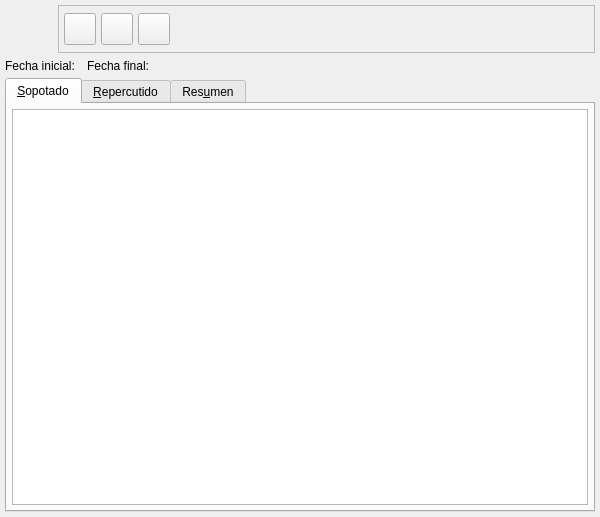
<?xml version="1.0" encoding="UTF-8"?>
<ui version="4.0">
 <class>ListRegistroIvaBase</class>
 <widget class="QWidget" name="ListRegistroIvaBase">
  <property name="geometry">
   <rect>
    <x>0</x>
    <y>0</y>
    <width>600</width>
    <height>517</height>
   </rect>
  </property>
  <property name="windowTitle">
   <string>Listados de IVA</string>
  </property>
  <property name="windowIcon">
   <iconset resource="../../../bulmages.qrc">
    <normaloff>:/Images/vat-list.png</normaloff>:/Images/vat-list.png</iconset>
  </property>
  <layout class="QVBoxLayout">
   <property name="spacing">
    <number>2</number>
   </property>
   <property name="margin">
    <number>5</number>
   </property>
   <item>
    <layout class="QHBoxLayout">
     <property name="spacing">
      <number>5</number>
     </property>
     <property name="margin">
      <number>0</number>
     </property>
     <item>
      <widget class="QLabel" name="label">
       <property name="sizePolicy">
        <sizepolicy hsizetype="Fixed" vsizetype="Fixed">
         <horstretch>48</horstretch>
         <verstretch>48</verstretch>
        </sizepolicy>
       </property>
       <property name="minimumSize">
        <size>
         <width>48</width>
         <height>48</height>
        </size>
       </property>
       <property name="text">
        <string/>
       </property>
       <property name="pixmap">
        <pixmap resource="../../../bulmages.qrc">:/Images/vat-list.png</pixmap>
       </property>
       <property name="scaledContents">
        <bool>true</bool>
       </property>
      </widget>
     </item>
     <item>
      <widget class="QFrame" name="frame">
       <property name="minimumSize">
        <size>
         <width>32</width>
         <height>32</height>
        </size>
       </property>
       <property name="frameShape">
        <enum>QFrame::StyledPanel</enum>
       </property>
       <property name="frameShadow">
        <enum>QFrame::Raised</enum>
       </property>
       <layout class="QHBoxLayout" stretch="0,0,0,0">
        <property name="spacing">
         <number>5</number>
        </property>
        <property name="margin">
         <number>5</number>
        </property>
        <item>
         <widget class="QToolButton" name="mui_crear">
          <property name="minimumSize">
           <size>
            <width>32</width>
            <height>32</height>
           </size>
          </property>
          <property name="maximumSize">
           <size>
            <width>32</width>
            <height>32</height>
           </size>
          </property>
          <property name="text">
           <string/>
          </property>
          <property name="icon">
           <iconset resource="../../../bulmages.qrc">
            <normaloff>:/Images/document-new.png</normaloff>:/Images/document-new.png</iconset>
          </property>
          <property name="iconSize">
           <size>
            <width>22</width>
            <height>22</height>
           </size>
          </property>
         </widget>
        </item>
        <item>
         <widget class="QToolButton" name="mui_borrar">
          <property name="minimumSize">
           <size>
            <width>32</width>
            <height>32</height>
           </size>
          </property>
          <property name="maximumSize">
           <size>
            <width>32</width>
            <height>32</height>
           </size>
          </property>
          <property name="text">
           <string/>
          </property>
          <property name="icon">
           <iconset resource="../../../bulmages.qrc">
            <normaloff>:/Images/edit-delete.png</normaloff>:/Images/edit-delete.png</iconset>
          </property>
          <property name="iconSize">
           <size>
            <width>32</width>
            <height>32</height>
           </size>
          </property>
         </widget>
        </item>
        <item>
         <widget class="QToolButton" name="mui_actualizar">
          <property name="sizePolicy">
           <sizepolicy hsizetype="Fixed" vsizetype="Fixed">
            <horstretch>0</horstretch>
            <verstretch>0</verstretch>
           </sizepolicy>
          </property>
          <property name="minimumSize">
           <size>
            <width>32</width>
            <height>32</height>
           </size>
          </property>
          <property name="maximumSize">
           <size>
            <width>32</width>
            <height>32</height>
           </size>
          </property>
          <property name="text">
           <string/>
          </property>
          <property name="icon">
           <iconset resource="../../../bulmages.qrc">
            <normaloff>:/Images/view-refresh.png</normaloff>:/Images/view-refresh.png</iconset>
          </property>
          <property name="iconSize">
           <size>
            <width>22</width>
            <height>22</height>
           </size>
          </property>
         </widget>
        </item>
        <item>
         <spacer>
          <property name="orientation">
           <enum>Qt::Horizontal</enum>
          </property>
          <property name="sizeType">
           <enum>QSizePolicy::Expanding</enum>
          </property>
          <property name="sizeHint" stdset="0">
           <size>
            <width>435</width>
            <height>29</height>
           </size>
          </property>
         </spacer>
        </item>
       </layout>
      </widget>
     </item>
    </layout>
   </item>
   <item>
    <layout class="QHBoxLayout">
     <property name="spacing">
      <number>6</number>
     </property>
     <property name="margin">
      <number>0</number>
     </property>
     <item>
      <widget class="QLabel" name="textLabel1_2_2">
       <property name="text">
        <string>Fecha inicial:</string>
       </property>
      </widget>
     </item>
     <item>
      <widget class="BlDateSearch" name="finicial"/>
     </item>
     <item>
      <widget class="QLabel" name="textLabel1_4">
       <property name="text">
        <string>Fecha final:</string>
       </property>
      </widget>
     </item>
     <item>
      <widget class="BlDateSearch" name="ffinal"/>
     </item>
     <item>
      <spacer>
       <property name="orientation">
        <enum>Qt::Horizontal</enum>
       </property>
       <property name="sizeType">
        <enum>QSizePolicy::Expanding</enum>
       </property>
       <property name="sizeHint" stdset="0">
        <size>
         <width>71</width>
         <height>21</height>
        </size>
       </property>
      </spacer>
     </item>
    </layout>
   </item>
   <item>
    <widget class="QTabWidget" name="TabWidget2">
     <widget class="QWidget" name="tab1">
      <attribute name="title">
       <string>&amp;Sopotado</string>
      </attribute>
      <layout class="QVBoxLayout">
       <property name="spacing">
        <number>5</number>
       </property>
       <property name="margin">
        <number>5</number>
       </property>
       <item>
        <widget class="BcSubForm" name="mui_tablasoportado"/>
       </item>
      </layout>
     </widget>
     <widget class="QWidget" name="tab2">
      <attribute name="title">
       <string>&amp;Repercutido</string>
      </attribute>
      <layout class="QVBoxLayout">
       <property name="spacing">
        <number>5</number>
       </property>
       <property name="margin">
        <number>5</number>
       </property>
       <item>
        <widget class="BcSubForm" name="mui_tablarepercutido"/>
       </item>
      </layout>
     </widget>
     <widget class="QWidget" name="tab3">
      <attribute name="title">
       <string>Res&amp;umen</string>
      </attribute>
      <layout class="QVBoxLayout">
       <property name="spacing">
        <number>5</number>
       </property>
       <property name="margin">
        <number>5</number>
       </property>
       <item>
        <widget class="QGroupBox" name="groupBox_2">
         <property name="title">
          <string>IVA soportado:</string>
         </property>
         <layout class="QVBoxLayout">
          <property name="spacing">
           <number>5</number>
          </property>
          <property name="margin">
           <number>5</number>
          </property>
          <item>
           <widget class="BcSubForm" name="mui_totalSoportado"/>
          </item>
          <item>
           <layout class="QHBoxLayout">
            <property name="spacing">
             <number>6</number>
            </property>
            <property name="margin">
             <number>0</number>
            </property>
            <item>
             <widget class="QLabel" name="textLabel1_3_3">
              <property name="minimumSize">
               <size>
                <width>120</width>
                <height>0</height>
               </size>
              </property>
              <property name="text">
               <string>IVA:</string>
              </property>
              <property name="alignment">
               <set>Qt::AlignRight|Qt::AlignTrailing|Qt::AlignVCenter</set>
              </property>
             </widget>
            </item>
            <item>
             <widget class="QLineEdit" name="m_ivar">
              <property name="sizePolicy">
               <sizepolicy hsizetype="Expanding" vsizetype="Preferred">
                <horstretch>0</horstretch>
                <verstretch>0</verstretch>
               </sizepolicy>
              </property>
              <property name="alignment">
               <set>Qt::AlignRight</set>
              </property>
             </widget>
            </item>
            <item>
             <widget class="QLabel" name="textLabel1_3_2_2">
              <property name="minimumSize">
               <size>
                <width>120</width>
                <height>0</height>
               </size>
              </property>
              <property name="text">
               <string>Total:</string>
              </property>
              <property name="alignment">
               <set>Qt::AlignRight|Qt::AlignTrailing|Qt::AlignVCenter</set>
              </property>
             </widget>
            </item>
            <item>
             <widget class="QLineEdit" name="m_baseimpr">
              <property name="sizePolicy">
               <sizepolicy hsizetype="Expanding" vsizetype="Preferred">
                <horstretch>0</horstretch>
                <verstretch>0</verstretch>
               </sizepolicy>
              </property>
              <property name="alignment">
               <set>Qt::AlignRight</set>
              </property>
             </widget>
            </item>
           </layout>
          </item>
         </layout>
        </widget>
       </item>
       <item>
        <widget class="QGroupBox" name="groupBox">
         <property name="title">
          <string>IVA repercutido:</string>
         </property>
         <layout class="QVBoxLayout">
          <property name="spacing">
           <number>5</number>
          </property>
          <property name="margin">
           <number>5</number>
          </property>
          <item>
           <widget class="BcSubForm" name="mui_totalRepercutido"/>
          </item>
          <item>
           <layout class="QHBoxLayout">
            <property name="spacing">
             <number>6</number>
            </property>
            <property name="margin">
             <number>0</number>
            </property>
            <item>
             <widget class="QLabel" name="textLabel1_3">
              <property name="sizePolicy">
               <sizepolicy hsizetype="Ignored" vsizetype="Ignored">
                <horstretch>0</horstretch>
                <verstretch>0</verstretch>
               </sizepolicy>
              </property>
              <property name="minimumSize">
               <size>
                <width>120</width>
                <height>0</height>
               </size>
              </property>
              <property name="text">
               <string>IVA:</string>
              </property>
              <property name="alignment">
               <set>Qt::AlignRight|Qt::AlignTrailing|Qt::AlignVCenter</set>
              </property>
             </widget>
            </item>
            <item>
             <widget class="QLineEdit" name="m_ivas">
              <property name="sizePolicy">
               <sizepolicy hsizetype="Expanding" vsizetype="Preferred">
                <horstretch>0</horstretch>
                <verstretch>0</verstretch>
               </sizepolicy>
              </property>
              <property name="alignment">
               <set>Qt::AlignRight</set>
              </property>
             </widget>
            </item>
            <item>
             <widget class="QLabel" name="textLabel1_3_2">
              <property name="sizePolicy">
               <sizepolicy hsizetype="Ignored" vsizetype="Ignored">
                <horstretch>0</horstretch>
                <verstretch>0</verstretch>
               </sizepolicy>
              </property>
              <property name="minimumSize">
               <size>
                <width>120</width>
                <height>0</height>
               </size>
              </property>
              <property name="text">
               <string>Total:</string>
              </property>
              <property name="alignment">
               <set>Qt::AlignRight|Qt::AlignTrailing|Qt::AlignVCenter</set>
              </property>
             </widget>
            </item>
            <item>
             <widget class="QLineEdit" name="m_baseimps">
              <property name="sizePolicy">
               <sizepolicy hsizetype="Expanding" vsizetype="Preferred">
                <horstretch>0</horstretch>
                <verstretch>0</verstretch>
               </sizepolicy>
              </property>
              <property name="alignment">
               <set>Qt::AlignRight</set>
              </property>
             </widget>
            </item>
           </layout>
          </item>
         </layout>
        </widget>
       </item>
      </layout>
     </widget>
    </widget>
   </item>
  </layout>
 </widget>
 <layoutdefault spacing="6" margin="11"/>
 <customwidgets>
  <customwidget>
   <class>BlDateSearch</class>
   <extends>QWidget</extends>
   <header>bldatesearch.h</header>
  </customwidget>
  <customwidget>
   <class>BcSubForm</class>
   <extends>QTableWidget</extends>
   <header>bcsubform.h</header>
  </customwidget>
 </customwidgets>
 <resources>
  <include location="../../../bulmages.qrc"/>
 </resources>
 <connections/>
</ui>
